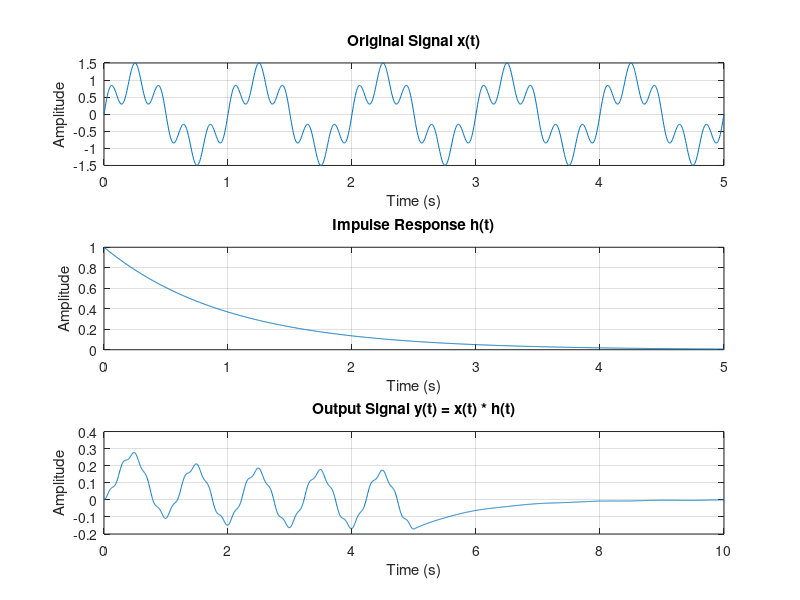

This figure's MATLAB source:
t = linspace(0, 5, 1000);
x = sin(2*pi*t) + 0.5*sin(10*pi*t);
h = exp(-t);
dt = t(2) - t(1);
y = conv(x, h) * dt;
ty = linspace(0, 2*max(t), length(y));


figure;
subplot(3,1,1);
plot(t, x);
title('Original Signal x(t)');
xlabel('Time (s)');
ylabel('Amplitude');
grid on;

subplot(3,1,2);
plot(t, h);
title('Impulse Response h(t)');
xlabel('Time (s)');
ylabel('Amplitude');
grid on;

subplot(3,1,3);
plot(ty, y);
title('Output Signal y(t) = x(t) * h(t)');
xlabel('Time (s)');
ylabel('Amplitude');
grid on;